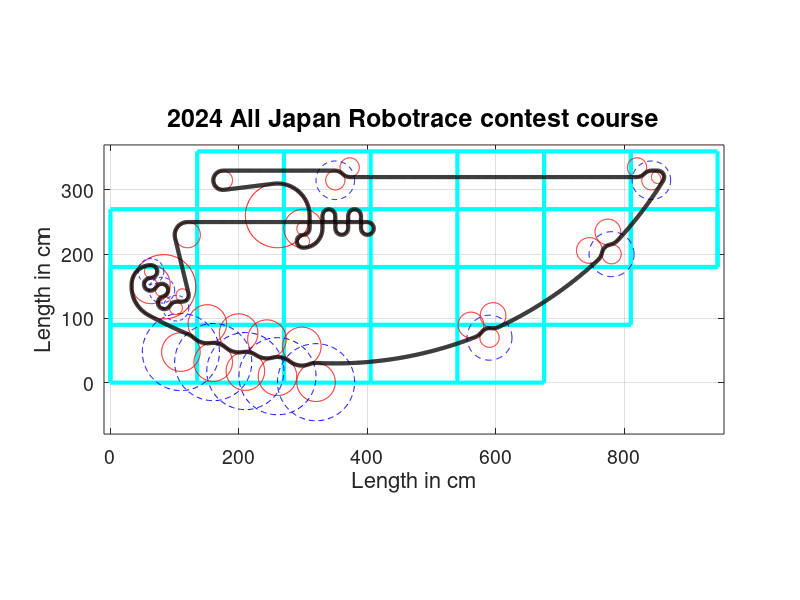

The MATLAB script that drew this image:
% Data structure
% struct xy, radius, angle: if radius=-1, straight line, otherwise circular
% arc, angle specifies where the point is
% unit: cm, resolution: 1cm

% Start to Point(2), Straight Line
Point(1).x = 520; Point(1).y = 320;   Point(1).r = -1; 
Point(2).r = 15;
theta = acos((335-315)/(2*Point(2).r));
Point(2).x = 842-30*sin(theta); Point(2).y = 335; Point(2).ang0 = -pi/2;  Point(2).ang1 = theta-pi/2;  
tempPx0 = Point(1).x;
tempPy0 = Point(1).y;
tempPx1 = Point(2).x+Point(2).r*cos(Point(2).ang0);
tempPy1 = Point(2).y+Point(2).r*sin(Point(2).ang0);
% resolution is 1cm
tPoints = ceil(norm([tempPx0-tempPx1 tempPy0-tempPy1])); 
%Find the length in cm   
xyCourse = [linspace(tempPx0, tempPx1, tPoints)' linspace(tempPy0, tempPy1, tPoints)'];
%Delete last row, the point will be recovered at the next plot 
xyCourse(end,:) = [];	

% Point(2) to Point(3), CCW arc
% resolution is 1cm, total points in theta with radius r would be r*theta,
% and dAngle would be theta/tpoints = theta/ceil(r*theta)
tPoints = ceil(Point(2).r*(Point(2).ang1-Point(2).ang0));
dAngle = (Point(2).ang1-Point(2).ang0)/(tPoints-1); 
angle = (Point(2).ang0):dAngle:Point(2).ang1;
xyCourse = [xyCourse;(Point(2).x+Point(2).r*cos(angle))' (Point(2).y+Point(2).r*sin(angle))'];
xyCourse(end,:) = [];	

% Point(3) to Point(4), CW arc
theta = acos((335-315)/(2*Point(2).r));
Point(3).x = 842; Point(3).y = 315; Point(3).r = 15; Point(3).ang0 = theta+pi/2;  Point(3).ang1 = pi/2;  
tPoints = ceil(Point(3).r*(Point(3).ang0-Point(3).ang1));
dAngle = (Point(3).ang1-Point(3).ang0)/(tPoints-1); 
angle = (Point(3).ang0):dAngle:Point(3).ang1;
xyCourse = [xyCourse;(Point(3).x+Point(3).r*cos(angle))' (Point(3).y+Point(3).r*sin(angle))'];
xyCourse(end,:) = [];	
Point(4).x = Point(3).x + Point(3).r*cos(Point(3).ang1); 
Point(4).y = Point(3).y + Point(3).r*sin(Point(3).ang1); 
Point(4).r = -1;

% Point(4) to Point(5), Straight Line
Point(5).x = 852; Point(5).y = 320;   Point(5).r = 10; Point(5).ang0 = pi/2;
tempPx0 = Point(4).x;
tempPy0 = Point(4).y;
tempPx1 = Point(5).x+Point(5).r*cos(Point(5).ang0);
tempPy1 = Point(5).y+Point(5).r*sin(Point(5).ang0);
% resolution is 1cm
tPoints = ceil(norm([tempPx0-tempPx1 tempPy0-tempPy1])); 
%Find the length in cm   
xyCourse = [xyCourse;linspace(tempPx0, tempPx1, tPoints)' linspace(tempPy0, tempPy1, tPoints)'];
%Delete last row, the point will be recovered at the next plot 
xyCourse(end,:) = [];	

% Point(5) to Point(6), CW arc
Point(6).x = 350; Point(6).y = 630;   Point(6).r = 600;
tempAng1 = atan2(Point(5).y-Point(6).y, Point(5).x-Point(6).x);
Point(5).ang1 = tempAng1;
Point(6).ang0 = tempAng1;
tPoints = ceil(Point(5).r*(Point(5).ang0-Point(5).ang1));
dAngle = (Point(5).ang1-Point(5).ang0)/(tPoints-1); 
angle = (Point(5).ang0):dAngle:Point(5).ang1;
xyCourse = [xyCourse;(Point(5).x+Point(5).r*cos(angle))' (Point(5).y+Point(5).r*sin(angle))'];
xyCourse(end,:) = [];	

% Point(6) to Point(7), CW arc
% resolution is 1cm, total points in theta with radius r would be r*theta,
% and dAngle would be theta/tpoints = theta/ceil(r*theta)
Point(7).r = 20;
Point(8).x = 780; Point(8).y = 200;   Point(8).r = 15;
tempLEN = norm([Point(8).x-Point(6).x Point(8).y-Point(6).y]);
theta = acos((tempLEN^2+(Point(7).r+Point(8).r)^2-580^2)/2/tempLEN/(Point(7).r+Point(8).r));
tempAng1 = atan2(Point(6).y-Point(8).y, Point(6).x-Point(8).x);
Point(8).ang0 = tempAng1 - theta;
Point(7).ang1 = Point(8).ang0 - pi;
Point(8).ang1 = tempAng1 + theta;
Point(7).x = Point(8).x + (Point(7).r+Point(8).r)*cos(Point(8).ang0); 
Point(7).y = Point(8).y + (Point(7).r+Point(8).r)*sin(Point(8).ang0); 
tempAng1 = atan2(Point(7).y-Point(6).y, Point(7).x-Point(6).x);
Point(7).ang0 = tempAng1;
Point(6).ang1 = tempAng1;
Point(9).ang0 = Point(8).ang1 - pi;
Point(9).x = Point(8).x + (Point(7).r+Point(8).r)*cos(Point(8).ang1); 
Point(9).y = Point(8).y + (Point(7).r+Point(8).r)*sin(Point(8).ang1); 
Point(9).r = 20;
tPoints = ceil(Point(6).r*(Point(6).ang0-Point(6).ang1));
dAngle = (Point(6).ang1-Point(6).ang0)/(tPoints-1); 
angle = (Point(6).ang0):dAngle:Point(6).ang1;
xyCourse = [xyCourse;(Point(6).x+Point(6).r*cos(angle))' (Point(6).y+Point(6).r*sin(angle))'];
xyCourse(end,:) = [];	

% Point(7) to Point(8), CW arc
tPoints = ceil(Point(7).r*(Point(7).ang0-Point(7).ang1));
dAngle = (Point(7).ang1-Point(7).ang0)/(tPoints-1); 
angle = (Point(7).ang0):dAngle:Point(7).ang1;
xyCourse = [xyCourse;(Point(7).x+Point(7).r*cos(angle))' (Point(7).y+Point(7).r*sin(angle))'];
xyCourse(end,:) = [];	

% Point(8) to Point(9), CCW arc
tPoints = ceil(Point(8).r*(Point(8).ang1-Point(8).ang0));
dAngle = (Point(8).ang1-Point(8).ang0)/(tPoints-1); 
angle = (Point(8).ang0):dAngle:Point(8).ang1;
xyCourse = [xyCourse;(Point(8).x+Point(8).r*cos(angle))' (Point(8).y+Point(8).r*sin(angle))'];
xyCourse(end,:) = [];	

% Point(9) to Point(10), CW arc
tempAng1 = atan2(Point(9).y-Point(6).y, Point(9).x-Point(6).x);
Point(9).ang1 = tempAng1;
Point(10).ang0= tempAng1;
tPoints = ceil(Point(9).r*(Point(9).ang0-Point(9).ang1));
dAngle = (Point(9).ang1-Point(9).ang0)/(tPoints-1); 
angle = (Point(9).ang0):dAngle:Point(9).ang1;
xyCourse = [xyCourse;(Point(9).x+Point(9).r*cos(angle))' (Point(9).y+Point(9).r*sin(angle))'];
xyCourse(end,:) = [];	

% Point(10) to Point(11), CCW arc
Point(11).r = 20;
Point(12).x = 590; Point(12).y = 70;   Point(12).r = 15;
tempLEN = norm([Point(12).x-Point(6).x Point(12).y-Point(6).y]);
theta = acos((tempLEN^2+(Point(11).r+Point(12).r)^2-580^2)/2/tempLEN/(Point(11).r+Point(12).r));
tempAng1 = atan2(Point(6).y-Point(12).y, Point(6).x-Point(12).x);
Point(12).ang0 = tempAng1 - theta;
Point(11).ang1 = Point(12).ang0 - pi;
Point(12).ang1 = tempAng1 + theta;
Point(11).x = Point(12).x + (Point(11).r+Point(12).r)*cos(Point(12).ang0); 
Point(11).y = Point(12).y + (Point(11).r+Point(12).r)*sin(Point(12).ang0); 
tempAng1 = atan2(Point(11).y-Point(6).y, Point(11).x-Point(6).x);
Point(11).ang0 = tempAng1;
Point(10).ang1 = tempAng1;
Point(13).ang0 = Point(12).ang1 - pi;
Point(13).x = Point(12).x + (Point(11).r+Point(12).r)*cos(Point(12).ang1); 
Point(13).y = Point(12).y + (Point(11).r+Point(12).r)*sin(Point(12).ang1); 
Point(13).r = 20;
Point(10).x = Point(6).x;
Point(10).y = Point(6).y;
Point(10).r = Point(6).r;
tPoints = ceil(Point(10).r*(Point(10).ang0-Point(10).ang1));
dAngle = (Point(10).ang1-Point(10).ang0)/(tPoints-1); 
angle = (Point(10).ang0):dAngle:Point(10).ang1;
xyCourse = [xyCourse;(Point(10).x+Point(10).r*cos(angle))' (Point(10).y+Point(10).r*sin(angle))'];
xyCourse(end,:) = [];	

% Point(11) to Point(12), CW arc
tPoints = ceil(Point(11).r*(Point(11).ang0-Point(11).ang1));
dAngle = (Point(11).ang1-Point(11).ang0)/(tPoints-1); 
angle = (Point(11).ang0):dAngle:Point(11).ang1;
xyCourse = [xyCourse;(Point(11).x+Point(11).r*cos(angle))' (Point(11).y+Point(11).r*sin(angle))'];
xyCourse(end,:) = [];	

% Point(12) to Point(13), CCW arc
tPoints = ceil(Point(12).r*(Point(12).ang1-Point(12).ang0));
dAngle = (Point(12).ang1-Point(12).ang0)/(tPoints-1); 
angle = (Point(12).ang0):dAngle:Point(12).ang1;
xyCourse = [xyCourse;(Point(12).x+Point(12).r*cos(angle))' (Point(12).y+Point(12).r*sin(angle))'];
xyCourse(end,:) = [];	

% Point(13) to Point(14), CW arc
tempAng1 = atan2(Point(13).y-Point(10).y, Point(13).x-Point(10).x);
Point(13).ang1 = tempAng1;
Point(14).ang0 = tempAng1;
tPoints = ceil(Point(13).r*(Point(13).ang0-Point(13).ang1));
dAngle = (Point(13).ang1-Point(13).ang0)/(tPoints-1); 
angle = (Point(13).ang0):dAngle:Point(13).ang1;
xyCourse = [xyCourse;(Point(13).x+Point(13).r*cos(angle))' (Point(13).y+Point(13).r*sin(angle))'];
xyCourse(end,:) = [];	

% Point(14) to Point(15), CW arc
theta = acos((630^2+630^2-30^2)/2/630/630);
Point(14).x = Point(10).x; 
Point(14).y = Point(10).y; 
Point(14).r = 600;
Point(15).x = Point(10).x + 630*cos(-pi/2-theta); 
Point(15).y = Point(10).y + 630*sin(-pi/2-theta); 
Point(15).r = 30;
tempAng1 = atan2(Point(10).y-Point(15).y, Point(10).x-Point(15).x);
Point(14).ang1 = tempAng1-pi;
Point(15).ang0 = tempAng1;
tPoints = ceil(Point(14).r*(Point(14).ang0-Point(14).ang1));
dAngle = (Point(14).ang1-Point(14).ang0)/(tPoints-1); 
angle = (Point(14).ang0):dAngle:Point(14).ang1;
xyCourse = [xyCourse;(Point(14).x+Point(14).r*cos(angle))' (Point(14).y+Point(14).r*sin(angle))'];
xyCourse(end,:) = [];	

% Point(15) to Point(16), CCW arc
Point(17).x = 260; Point(17).y = 10; Point(17).r = 30;
tempLEN = norm([Point(17).x-Point(15).x Point(17).y-Point(15).y]);
theta = acos((60^2+tempLEN^2-60^2)/2/60/tempLEN);
tempAng1 = atan2(Point(17).y-Point(15).y, Point(17).x-Point(15).x);
Point(15).ang1 = tempAng1-theta;
Point(16).x = Point(15).x + 60*cos(Point(15).ang1); 
Point(16).y = Point(15).y + 60*sin(Point(15).ang1); 
Point(16).r = 30;
Point(16).ang0 = Point(15).ang1-pi;
tempAng1 = atan2(Point(17).y-Point(16).y, Point(17).x-Point(16).x);
Point(16).ang1 = tempAng1;
Point(17).ang0 = tempAng1+pi;
tPoints = ceil(Point(15).r*(Point(15).ang1-Point(15).ang0));
dAngle = (Point(15).ang1-Point(15).ang0)/(tPoints-1); 
angle = (Point(15).ang0):dAngle:Point(15).ang1;
xyCourse = [xyCourse;(Point(15).x+Point(15).r*cos(angle))' (Point(15).y+Point(15).r*sin(angle))'];
xyCourse(end,:) = [];	

% Point(16) to Point(17), CW arc
tPoints = ceil(Point(16).r*(Point(16).ang0-Point(16).ang1));
dAngle = (Point(16).ang1-Point(16).ang0)/(tPoints-1); 
angle = (Point(16).ang0):dAngle:Point(16).ang1;
xyCourse = [xyCourse;(Point(16).x+Point(16).r*cos(angle))' (Point(16).y+Point(16).r*sin(angle))'];
xyCourse(end,:) = [];	

% Point(17) to Point(18), CCW arc
Point(19).x = 210; Point(19).y = 18; Point(19).r = 30;
tempLEN = norm([Point(19).x-Point(17).x Point(19).y-Point(17).y]);
theta = acos((60^2+tempLEN^2-60^2)/2/60/tempLEN);
tempAng1 = atan2(Point(19).y-Point(17).y, Point(19).x-Point(17).x);
Point(17).ang1 = tempAng1-theta;
Point(18).x = Point(17).x + 60*cos(Point(17).ang1); 
Point(18).y = Point(17).y + 60*sin(Point(17).ang1); 
Point(18).r = 30;
Point(18).ang0 = Point(17).ang1-pi;
tempAng1 = atan2(Point(19).y-Point(18).y, Point(19).x-Point(18).x);
Point(18).ang1 = tempAng1;
Point(19).ang0 = tempAng1+pi;
tPoints = ceil(Point(17).r*(Point(17).ang1-Point(17).ang0));
dAngle = (Point(17).ang1-Point(17).ang0)/(tPoints-1); 
angle = (Point(17).ang0):dAngle:Point(17).ang1;
xyCourse = [xyCourse;(Point(17).x+Point(17).r*cos(angle))' (Point(17).y+Point(17).r*sin(angle))'];
xyCourse(end,:) = [];	

% Point(18) to Point(19), CW arc
tPoints = ceil(Point(18).r*(Point(18).ang0-Point(18).ang1));
dAngle = (Point(18).ang1-Point(18).ang0)/(tPoints-1); 
angle = (Point(18).ang0):dAngle:Point(18).ang1;
xyCourse = [xyCourse;(Point(18).x+Point(18).r*cos(angle))' (Point(18).y+Point(18).r*sin(angle))'];
xyCourse(end,:) = [];	

% Point(19) to Point(20), CCW arc
Point(21).x = 160; Point(21).y = 32; Point(21).r = 30;
tempLEN = norm([Point(21).x-Point(19).x Point(21).y-Point(19).y]);
theta = acos((60^2+tempLEN^2-60^2)/2/60/tempLEN);
tempAng1 = atan2(Point(21).y-Point(19).y, Point(21).x-Point(19).x);
Point(19).ang1 = tempAng1-theta;
Point(20).x = Point(19).x + 60*cos(Point(19).ang1); 
Point(20).y = Point(19).y + 60*sin(Point(19).ang1); 
Point(20).r = 30;
Point(20).ang0 = Point(19).ang1-pi;
tempAng1 = atan2(Point(21).y-Point(20).y, Point(21).x-Point(20).x);
Point(20).ang1 = tempAng1;
Point(21).ang0 = tempAng1+pi;
tPoints = ceil(Point(19).r*(Point(19).ang1-Point(19).ang0));
dAngle = (Point(19).ang1-Point(19).ang0)/(tPoints-1); 
angle = (Point(19).ang0):dAngle:Point(19).ang1;
xyCourse = [xyCourse;(Point(19).x+Point(19).r*cos(angle))' (Point(19).y+Point(19).r*sin(angle))'];
xyCourse(end,:) = [];	

% Point(20) to Point(21), CW arc
tPoints = ceil(Point(20).r*(Point(20).ang0-Point(20).ang1));
dAngle = (Point(20).ang1-Point(20).ang0)/(tPoints-1); 
angle = (Point(20).ang0):dAngle:Point(20).ang1;
xyCourse = [xyCourse;(Point(20).x+Point(20).r*cos(angle))' (Point(20).y+Point(20).r*sin(angle))'];
xyCourse(end,:) = [];	

% Point(21) to Point(22), CCW arc
tempAng1 = atan2(0-Point(10).y, 90-Point(10).x);
Point(23).x = Point(10).x + 630*cos(tempAng1); 
Point(23).y = Point(10).y + 630*sin(tempAng1); 
Point(23).r = 30;
Point(23).ang1 = tempAng1+pi;
tempLEN = norm([Point(23).x-Point(21).x Point(23).y-Point(21).y]);
theta = acos((60^2+tempLEN^2-60^2)/2/60/tempLEN);
tempAng1 = atan2(Point(23).y-Point(21).y, Point(23).x-Point(21).x);
Point(21).ang1 = tempAng1-theta;
Point(22).x = Point(21).x + 60*cos(Point(21).ang1); 
Point(22).y = Point(21).y + 60*sin(Point(21).ang1); 
Point(22).r = 30;
Point(22).ang0 = Point(21).ang1-pi;
tempAng1 = atan2(Point(23).y-Point(22).y, Point(23).x-Point(22).x);
Point(22).ang1 = tempAng1;
Point(23).ang0 = tempAng1+pi;
tPoints = ceil(Point(21).r*(Point(21).ang1-Point(21).ang0));
dAngle = (Point(21).ang1-Point(21).ang0)/(tPoints-1); 
angle = (Point(21).ang0):dAngle:Point(21).ang1;
xyCourse = [xyCourse;(Point(21).x+Point(21).r*cos(angle))' (Point(21).y+Point(21).r*sin(angle))'];
xyCourse(end,:) = [];	

% Point(22) to Point(23), CW arc
tPoints = ceil(Point(22).r*(Point(22).ang0-Point(22).ang1));
dAngle = (Point(22).ang1-Point(22).ang0)/(tPoints-1); 
angle = (Point(22).ang0):dAngle:Point(22).ang1;
xyCourse = [xyCourse;(Point(22).x+Point(22).r*cos(angle))' (Point(22).y+Point(22).r*sin(angle))'];
xyCourse(end,:) = [];	

% Point(23) to Point(24), CCW arc
tPoints = ceil(Point(23).r*(Point(23).ang1-Point(23).ang0));
dAngle = (Point(23).ang1-Point(23).ang0)/(tPoints-1); 
angle = (Point(23).ang0):dAngle:Point(23).ang1;
xyCourse = [xyCourse;(Point(23).x+Point(23).r*cos(angle))' (Point(23).y+Point(23).r*sin(angle))'];
xyCourse(end,:) = [];
Point(24).x = Point(10).x; 
Point(24).y = Point(10).y; 
Point(24).r = 600;
Point(24).ang0 = Point(23).ang1 - pi;

% Point(24) to Point(25), CW arc
tempAng1 = atan2(144-Point(10).y, 80-Point(10).x);
Point(25).x = Point(10).x + 550*cos(tempAng1); 
Point(25).y = Point(10).y + 550*sin(tempAng1); 
Point(25).r = 50;
Point(25).ang0 = tempAng1;
Point(24).ang1 = tempAng1;
tPoints = ceil(Point(24).r*(Point(24).ang0-Point(24).ang1));
dAngle = (Point(24).ang1-Point(24).ang0)/(tPoints-1); 
angle = (Point(24).ang0):dAngle:Point(24).ang1;
xyCourse = [xyCourse;(Point(24).x+Point(24).r*cos(angle))' (Point(24).y+Point(24).r*sin(angle))'];
xyCourse(end,:) = [];	

% Point(25) to Point(26), CW arc
Point(26).x = 63; Point(26).y = 153; Point(26).r = 30;
tempLEN = norm([Point(25).x-Point(26).x Point(25).y-Point(26).y]);
theta = acos((Point(25).r^2+tempLEN^2-Point(26).r^2)/2/Point(25).r/tempLEN);
tempAng1 = atan2(Point(26).y-Point(25).y, Point(26).x-Point(25).x);
Point(25).ang1 = tempAng1+theta-2*pi;
theta = acos((Point(25).r^2+Point(26).r^2-tempLEN^2)/2/Point(25).r/Point(26).r);
Point(26).ang0 = Point(25).ang1+theta+2*pi;
tPoints = ceil(Point(25).r*(Point(25).ang0-Point(25).ang1));
dAngle = (Point(25).ang1-Point(25).ang0)/(tPoints-1); 
angle = (Point(25).ang0):dAngle:Point(25).ang1;
xyCourse = [xyCourse;(Point(25).x+Point(25).r*cos(angle))' (Point(25).y+Point(25).r*sin(angle))'];
xyCourse(end,:) = [];	

% Point(26) to Point(27), CW arc
Point(27).x = 63; Point(27).y = 173; Point(27).r = 10;
Point(26).ang1 = pi/2;
Point(27).ang0 = Point(26).ang1;
tPoints = ceil(Point(26).r*(Point(26).ang0-Point(26).ang1));
dAngle = (Point(26).ang1-Point(26).ang0)/(tPoints-1); 
angle = (Point(26).ang0):dAngle:Point(26).ang1;
xyCourse = [xyCourse;(Point(26).x+Point(26).r*cos(angle))' (Point(26).y+Point(26).r*sin(angle))'];
xyCourse(end,:) = [];	

% Point(27) to Point(28), CW arc
Point(29).x = 80; Point(29).y = 144; Point(29).r = 10;
tempLEN = norm([Point(29).x-Point(27).x Point(29).y-Point(27).y]);
theta = acos((20^2+tempLEN^2-20^2)/2/20/tempLEN);
tempAng1 = atan2(Point(27).y-Point(29).y, Point(27).x-Point(29).x);
Point(29).ang0 = tempAng1+theta;
Point(28).ang1 = Point(29).ang0+pi;
Point(28).x = Point(29).x + 20*cos(Point(29).ang0); 
Point(28).y = Point(29).y + 20*sin(Point(29).ang0); 
Point(28).r = 10;
tempAng1 = atan2(Point(27).y-Point(28).y, Point(27).x-Point(28).x);
Point(28).ang0 = tempAng1;
%Point(28).x = 63; Point(28).y = 153; Point(28).r = 10;
Point(27).ang1 = tempAng1-pi;
tPoints = ceil(Point(27).r*(Point(27).ang0-Point(27).ang1));
dAngle = (Point(27).ang1-Point(27).ang0)/(tPoints-1); 
angle = (Point(27).ang0):dAngle:Point(27).ang1;
xyCourse = [xyCourse;(Point(27).x+Point(27).r*cos(angle))' (Point(27).y+Point(27).r*sin(angle))'];
xyCourse(end,:) = [];	

% Point(28) to Point(29), CCW arc
tempAng1 = atan2(Point(29).y-Point(28).y, Point(29).x-Point(28).x);
tPoints = ceil(Point(28).r*(Point(28).ang1-Point(28).ang0));
dAngle = (Point(28).ang1-Point(28).ang0)/(tPoints-1); 
angle = (Point(28).ang0):dAngle:Point(28).ang1;
xyCourse = [xyCourse;(Point(28).x+Point(28).r*cos(angle))' (Point(28).y+Point(28).r*sin(angle))'];
xyCourse(end,:) = [];

% Point(29) to Point(30), CW arc
Point(31).x = 102; Point(31).y = 116; Point(31).r = 10;
tempLEN = norm([Point(29).x-Point(31).x Point(29).y-Point(31).y]);
theta = acos((20^2+tempLEN^2-20^2)/2/20/tempLEN);
tempAng1 = atan2(Point(29).y-Point(31).y, Point(29).x-Point(31).x);
Point(31).ang0 = tempAng1+theta;
Point(30).ang1 = Point(31).ang0+pi;
Point(30).x = Point(31).x + 20*cos(Point(31).ang0); 
Point(30).y = Point(31).y + 20*sin(Point(31).ang0); 
Point(30).r = 10;
tempAng1 = atan2(Point(29).y-Point(30).y, Point(29).x-Point(30).x);
Point(30).ang0 = tempAng1;
Point(29).ang1 = tempAng1-pi;
tPoints = ceil(Point(29).r*(Point(29).ang0-Point(29).ang1));
dAngle = (Point(29).ang1-Point(29).ang0)/(tPoints-1); 
angle = (Point(29).ang0):dAngle:Point(29).ang1;
xyCourse = [xyCourse;(Point(29).x+Point(29).r*cos(angle))' (Point(29).y+Point(29).r*sin(angle))'];
xyCourse(end,:) = [];	

% Point(30) to Point(31), CCW arc
tPoints = ceil(Point(30).r*(Point(30).ang1-Point(30).ang0));
dAngle = (Point(30).ang1-Point(30).ang0)/(tPoints-1); 
angle = (Point(30).ang0):dAngle:Point(30).ang1;
xyCourse = [xyCourse;(Point(30).x+Point(30).r*cos(angle))' (Point(30).y+Point(30).r*sin(angle))'];
xyCourse(end,:) = [];

% Point(31) to Point(32), CW arc
Point(31).ang1 = pi/2;
tPoints = ceil(Point(31).r*(Point(31).ang0-Point(31).ang1));
dAngle = (Point(31).ang1-Point(31).ang0)/(tPoints-1); 
angle = (Point(31).ang0):dAngle:Point(31).ang1;
xyCourse = [xyCourse;(Point(31).x+Point(31).r*cos(angle))' (Point(31).y+Point(31).r*sin(angle))'];
xyCourse(end,:) = [];	

% Point(32) to Point(33), Straight Line
Point(32).x = Point(31).x + Point(31).r*cos(Point(31).ang1); 
Point(32).y = Point(31).y + Point(31).r*sin(Point(31).ang1); 
Point(32).r = -1;
Point(33).x = 112; Point(33).y = 136; Point(33).r = 10;
Point(33).ang0 = -pi/2;
tempPx0 = Point(32).x;
tempPy0 = Point(32).y;
tempPx1 = Point(33).x+Point(33).r*cos(Point(33).ang0);
tempPy1 = Point(33).y+Point(33).r*sin(Point(33).ang0);
% resolution is 1cm
tPoints = ceil(norm([tempPx0-tempPx1 tempPy0-tempPy1])); 
%Find the length in cm   
xyCourse = [xyCourse;linspace(tempPx0, tempPx1, tPoints)' linspace(tempPy0, tempPy1, tPoints)'];
%Delete last row, the point will be recovered at the next plot 
xyCourse(end,:) = [];	

% Point(33) to Point(34), CCW arc
Point(35).x = 120; Point(35).y = 230; Point(35).r = 20;
tempLEN = norm([Point(33).x-Point(35).x Point(33).y-Point(35).y]);
theta = acos((Point(33).r+Point(35).r)/tempLEN);
tempAng1 = atan2(Point(35).y-Point(33).y, Point(35).x-Point(33).x);
Point(33).ang1 = tempAng1-theta;
Point(35).ang0 = Point(33).ang1-pi;
tPoints = ceil(Point(33).r*(Point(33).ang1-Point(33).ang0));
dAngle = (Point(33).ang1-Point(33).ang0)/(tPoints-1); 
angle = (Point(33).ang0):dAngle:Point(33).ang1;
xyCourse = [xyCourse;(Point(33).x+Point(33).r*cos(angle))' (Point(33).y+Point(33).r*sin(angle))'];
xyCourse(end,:) = [];

% Point(34) to Point(35), Straight Line
Point(34).x = Point(33).x + Point(33).r*cos(Point(33).ang1); 
Point(34).y = Point(33).y + Point(33).r*sin(Point(33).ang1); 
Point(34).r = -1;
tempPx0 = Point(34).x;
tempPy0 = Point(34).y;
tempPx1 = Point(35).x+Point(35).r*cos(Point(35).ang0);
tempPy1 = Point(35).y+Point(35).r*sin(Point(35).ang0);
% resolution is 1cm
tPoints = ceil(norm([tempPx0-tempPx1 tempPy0-tempPy1])); 
%Find the length in cm   
xyCourse = [xyCourse;linspace(tempPx0, tempPx1, tPoints)' linspace(tempPy0, tempPy1, tPoints)'];
%Delete last row, the point will be recovered at the next plot 
xyCourse(end,:) = [];	

% Point(35) to Point(36), CW arc
Point(35).ang1 = -3*pi/2;
tPoints = ceil(Point(35).r*(Point(35).ang0-Point(35).ang1));
dAngle = (Point(35).ang1-Point(35).ang0)/(tPoints-1); 
angle = (Point(35).ang0):dAngle:Point(35).ang1;
xyCourse = [xyCourse;(Point(35).x+Point(35).r*cos(angle))' (Point(35).y+Point(35).r*sin(angle))'];
xyCourse(end,:) = [];	

% Point(36) to Point(37), Straight Line
Point(37).x = 400; Point(37).y = 240; Point(37).r = 10;
Point(37).ang0 = pi/2;
Point(36).x = Point(35).x + Point(35).r*cos(Point(35).ang1); 
Point(36).y = Point(35).y + Point(35).r*sin(Point(35).ang1); 
Point(36).r = -1;
tempPx0 = Point(36).x;
tempPy0 = Point(36).y;
tempPx1 = Point(37).x+Point(37).r*cos(Point(37).ang0);
tempPy1 = Point(37).y+Point(37).r*sin(Point(37).ang0);
% resolution is 1cm
tPoints = ceil(norm([tempPx0-tempPx1 tempPy0-tempPy1])); 
%Find the length in cm   
xyCourse = [xyCourse;linspace(tempPx0, tempPx1, tPoints)' linspace(tempPy0, tempPy1, tPoints)'];
%Delete last row, the point will be recovered at the next plot 
xyCourse(end,:) = [];	

% Point(37) to Point(38), CW arc
Point(37).ang1 = -pi;
tPoints = ceil(Point(37).r*(Point(37).ang0-Point(37).ang1));
dAngle = (Point(37).ang1-Point(37).ang0)/(tPoints-1); 
angle = (Point(37).ang0):dAngle:Point(37).ang1;
xyCourse = [xyCourse;(Point(37).x+Point(37).r*cos(angle))' (Point(37).y+Point(37).r*sin(angle))'];
xyCourse(end,:) = [];	

% Point(38) to Point(39), Straight Line
Point(39).x = 380; Point(39).y = 260; Point(39).r = 10;
Point(39).ang0 = 0;
Point(38).x = Point(37).x + Point(37).r*cos(Point(37).ang1); 
Point(38).y = Point(37).y + Point(37).r*sin(Point(37).ang1); 
Point(38).r = -1;
tempPx0 = Point(38).x;
tempPy0 = Point(38).y;
tempPx1 = Point(39).x+Point(39).r*cos(Point(39).ang0);
tempPy1 = Point(39).y+Point(39).r*sin(Point(39).ang0);
% resolution is 1cm
tPoints = ceil(norm([tempPx0-tempPx1 tempPy0-tempPy1])); 
%Find the length in cm   
xyCourse = [xyCourse;linspace(tempPx0, tempPx1, tPoints)' linspace(tempPy0, tempPy1, tPoints)'];
%Delete last row, the point will be recovered at the next plot 
xyCourse(end,:) = [];	

% Point(39) to Point(40), CCW arc
Point(39).ang1 = pi;
tPoints = ceil(Point(39).r*(Point(39).ang1-Point(39).ang0));
dAngle = (Point(39).ang1-Point(39).ang0)/(tPoints-1); 
angle = (Point(39).ang0):dAngle:Point(39).ang1;
xyCourse = [xyCourse;(Point(39).x+Point(39).r*cos(angle))' (Point(39).y+Point(39).r*sin(angle))'];
xyCourse(end,:) = [];

% Point(40) to Point(41), Straight Line
Point(41).x = 360; Point(41).y = 240; Point(41).r = 10;
Point(41).ang0 = 0;
Point(40).x = Point(39).x + Point(39).r*cos(Point(39).ang1); 
Point(40).y = Point(39).y + Point(39).r*sin(Point(39).ang1); 
Point(40).r = -1;
tempPx0 = Point(40).x;
tempPy0 = Point(40).y;
tempPx1 = Point(41).x+Point(41).r*cos(Point(41).ang0);
tempPy1 = Point(41).y+Point(41).r*sin(Point(41).ang0);
% resolution is 1cm
tPoints = ceil(norm([tempPx0-tempPx1 tempPy0-tempPy1])); 
%Find the length in cm   
xyCourse = [xyCourse;linspace(tempPx0, tempPx1, tPoints)' linspace(tempPy0, tempPy1, tPoints)'];
%Delete last row, the point will be recovered at the next plot 
xyCourse(end,:) = [];	

% Point(41) to Point(42), CW arc
Point(41).ang1 = -pi;
tPoints = ceil(Point(41).r*(Point(41).ang0-Point(41).ang1));
dAngle = (Point(41).ang1-Point(41).ang0)/(tPoints-1); 
angle = (Point(41).ang0):dAngle:Point(41).ang1;
xyCourse = [xyCourse;(Point(41).x+Point(41).r*cos(angle))' (Point(41).y+Point(41).r*sin(angle))'];
xyCourse(end,:) = [];	

% Point(42) to Point(43), Straight Line
Point(43).x = 340; Point(43).y = 260; Point(43).r = 10;
Point(43).ang0 = 0;
Point(42).x = Point(41).x + Point(41).r*cos(Point(41).ang1); 
Point(42).y = Point(41).y + Point(41).r*sin(Point(41).ang1); 
Point(42).r = -1;
tempPx0 = Point(42).x;
tempPy0 = Point(42).y;
tempPx1 = Point(43).x+Point(43).r*cos(Point(43).ang0);
tempPy1 = Point(43).y+Point(43).r*sin(Point(43).ang0);
% resolution is 1cm
tPoints = ceil(norm([tempPx0-tempPx1 tempPy0-tempPy1])); 
%Find the length in cm   
xyCourse = [xyCourse;linspace(tempPx0, tempPx1, tPoints)' linspace(tempPy0, tempPy1, tPoints)'];
%Delete last row, the point will be recovered at the next plot 
xyCourse(end,:) = [];	

% Point(43) to Point(44), CCW arc
Point(43).ang1 = pi;
tPoints = ceil(Point(43).r*(Point(43).ang1-Point(43).ang0));
dAngle = (Point(43).ang1-Point(43).ang0)/(tPoints-1); 
angle = (Point(43).ang0):dAngle:Point(43).ang1;
xyCourse = [xyCourse;(Point(43).x+Point(43).r*cos(angle))' (Point(43).y+Point(43).r*sin(angle))'];
xyCourse(end,:) = [];

% Point(44) to Point(45), Straight Line
Point(45).x = 300; Point(45).y = 240; Point(45).r = 30;
Point(45).ang0 = 0;
Point(44).x = Point(43).x + Point(43).r*cos(Point(43).ang1); 
Point(44).y = Point(43).y + Point(43).r*sin(Point(43).ang1); 
Point(44).r = -1;
tempPx0 = Point(44).x;
tempPy0 = Point(44).y;
tempPx1 = Point(45).x+Point(45).r*cos(Point(45).ang0);
tempPy1 = Point(45).y+Point(45).r*sin(Point(45).ang0);
% resolution is 1cm
tPoints = ceil(norm([tempPx0-tempPx1 tempPy0-tempPy1])); 
%Find the length in cm   
xyCourse = [xyCourse;linspace(tempPx0, tempPx1, tPoints)' linspace(tempPy0, tempPy1, tPoints)'];
%Delete last row, the point will be recovered at the next plot 
xyCourse(end,:) = [];	

% Point(45) to Point(46), CW arc
Point(45).ang1 = -pi/2;
tPoints = ceil(Point(45).r*(Point(45).ang0-Point(45).ang1));
dAngle = (Point(45).ang1-Point(45).ang0)/(tPoints-1); 
angle = (Point(45).ang0):dAngle:Point(45).ang1;
xyCourse = [xyCourse;(Point(45).x+Point(45).r*cos(angle))' (Point(45).y+Point(45).r*sin(angle))'];
xyCourse(end,:) = [];	

% Point(46) to Point(47), CW arc
Point(46).x = 300; Point(46).y = 220; Point(46).r = 10;
Point(46).ang0 = -pi/2;
Point(46).ang1 = -3*pi/2;
tPoints = ceil(Point(46).r*(Point(46).ang0-Point(46).ang1));
dAngle = (Point(46).ang1-Point(46).ang0)/(tPoints-1); 
angle = (Point(46).ang0):dAngle:Point(46).ang1;
xyCourse = [xyCourse;(Point(46).x+Point(46).r*cos(angle))' (Point(46).y+Point(46).r*sin(angle))'];
xyCourse(end,:) = [];	

% Point(47) to Point(48), CCW arc
Point(47).x = 300; Point(47).y = 240; Point(47).r = 10;
Point(47).ang0 = -pi/2;
Point(47).ang1 = 0;
tPoints = ceil(Point(47).r*(Point(47).ang1-Point(47).ang0));
dAngle = (Point(47).ang1-Point(47).ang0)/(tPoints-1); 
angle = (Point(47).ang0):dAngle:Point(47).ang1;
xyCourse = [xyCourse;(Point(47).x+Point(47).r*cos(angle))' (Point(47).y+Point(47).r*sin(angle))'];
xyCourse(end,:) = [];

% Point(48) to Point(49), Straight Line
Point(49).x = 260; Point(49).y = 260; Point(49).r = 50;
Point(49).ang0 = 0;
Point(48).x = Point(47).x + Point(47).r*cos(Point(47).ang1); 
Point(48).y = Point(47).y + Point(47).r*sin(Point(47).ang1); 
Point(48).r = -1;
tempPx0 = Point(48).x;
tempPy0 = Point(48).y;
tempPx1 = Point(49).x+Point(49).r*cos(Point(49).ang0);
tempPy1 = Point(49).y+Point(49).r*sin(Point(49).ang0);
% resolution is 1cm
tPoints = ceil(norm([tempPx0-tempPx1 tempPy0-tempPy1])); 
%Find the length in cm   
xyCourse = [xyCourse;linspace(tempPx0, tempPx1, tPoints)' linspace(tempPy0, tempPy1, tPoints)'];
%Delete last row, the point will be recovered at the next plot 
xyCourse(end,:) = [];	

% Point(49) to Point(50), CCW arc
Point(51).x = 175; Point(51).y = 315; Point(51).r = 15;
tempLEN = norm([Point(49).x-Point(51).x Point(49).y-Point(51).y]);
theta = acos((Point(49).r+Point(51).r)/tempLEN);
tempAng1 = atan2(Point(51).y-Point(49).y, Point(51).x-Point(49).x);
Point(49).ang1 = tempAng1-theta;
Point(51).ang0 = Point(49).ang1-pi;
tPoints = ceil(Point(49).r*(Point(49).ang1-Point(49).ang0));
dAngle = (Point(49).ang1-Point(49).ang0)/(tPoints-1); 
angle = (Point(49).ang0):dAngle:Point(49).ang1;
xyCourse = [xyCourse;(Point(49).x+Point(49).r*cos(angle))' (Point(49).y+Point(49).r*sin(angle))'];
xyCourse(end,:) = [];

% Point(50) to Point(51), Straight Line
Point(50).x = Point(49).x + Point(49).r*cos(Point(49).ang1); 
Point(50).y = Point(49).y + Point(49).r*sin(Point(49).ang1); 
Point(50).r = -1;
tempPx0 = Point(50).x;
tempPy0 = Point(50).y;
tempPx1 = Point(51).x+Point(51).r*cos(Point(51).ang0);
tempPy1 = Point(51).y+Point(51).r*sin(Point(51).ang0);
% resolution is 1cm
tPoints = ceil(norm([tempPx0-tempPx1 tempPy0-tempPy1])); 
%Find the length in cm   
xyCourse = [xyCourse;linspace(tempPx0, tempPx1, tPoints)' linspace(tempPy0, tempPy1, tPoints)'];
%Delete last row, the point will be recovered at the next plot 
xyCourse(end,:) = [];	

% Point(51) to Point(52), CW arc
Point(51).ang1 = -3*pi/2;
tPoints = ceil(Point(51).r*(Point(51).ang0-Point(51).ang1));
dAngle = (Point(51).ang1-Point(51).ang0)/(tPoints-1); 
angle = (Point(51).ang0):dAngle:Point(51).ang1;
xyCourse = [xyCourse;(Point(51).x+Point(51).r*cos(angle))' (Point(51).y+Point(51).r*sin(angle))'];
xyCourse(end,:) = [];	

% Point(52) to Point(53), Straight Line
Point(53).x = 350; Point(53).y = 315; Point(53).r = 15;
Point(52).x = Point(51).x + Point(51).r*cos(Point(51).ang1); 
Point(52).y = Point(51).y + Point(51).r*sin(Point(51).ang1); 
Point(52).r = -1;
Point(53).ang0 = pi/2;
tempPx0 = Point(52).x;
tempPy0 = Point(52).y;
tempPx1 = Point(53).x+Point(53).r*cos(Point(53).ang0);
tempPy1 = Point(53).y+Point(53).r*sin(Point(53).ang0);
% resolution is 1cm
tPoints = ceil(norm([tempPx0-tempPx1 tempPy0-tempPy1])); 
%Find the length in cm   
xyCourse = [xyCourse;linspace(tempPx0, tempPx1, tPoints)' linspace(tempPy0, tempPy1, tPoints)'];
%Delete last row, the point will be recovered at the next plot 
xyCourse(end,:) = [];	

% Point(53) to Point(54), CW arc
theta = asin(20/30);
Point(53).ang1 = theta;
Point(54).ang0 = theta-pi;
tPoints = ceil(Point(53).r*(Point(53).ang0-Point(53).ang1));
dAngle = (Point(53).ang1-Point(53).ang0)/(tPoints-1); 
angle = (Point(53).ang0):dAngle:Point(53).ang1;
xyCourse = [xyCourse;(Point(53).x+Point(53).r*cos(angle))' (Point(53).y+Point(53).r*sin(angle))'];
xyCourse(end,:) = [];	

% Point(54) to Point(55), CCW arc
Point(54).x = Point(53).x + 30*cos(Point(53).ang1); 
Point(54).y = Point(53).y + 30*sin(Point(53).ang1); 
Point(54).r = 15;
Point(54).ang1 = -pi/2;
tPoints = ceil(Point(54).r*(Point(54).ang1-Point(54).ang0));
dAngle = (Point(54).ang1-Point(54).ang0)/(tPoints-1); 
angle = (Point(54).ang0):dAngle:Point(54).ang1;
xyCourse = [xyCourse;(Point(54).x+Point(54).r*cos(angle))' (Point(54).y+Point(54).r*sin(angle))'];
xyCourse(end,:) = [];

% Point(55) to Point(56), Straight Line
Point(56).x = 420; Point(56).y = 320; Point(56).r = -1;
Point(55).x = Point(54).x + Point(54).r*cos(Point(54).ang1); 
Point(55).y = Point(54).y + Point(54).r*sin(Point(54).ang1); 
Point(55).r = -1;
tempPx0 = Point(55).x;
tempPy0 = Point(55).y;
tempPx1 = Point(56).x;
tempPy1 = Point(56).y;
% resolution is 1cm
tPoints = ceil(norm([tempPx0-tempPx1 tempPy0-tempPy1])); 
%Find the length in cm   
xyCourse = [xyCourse;linspace(tempPx0, tempPx1, tPoints)' linspace(tempPy0, tempPy1, tPoints)'];
%Delete last row, the point will be recovered at the next plot 
xyCourse(end,:) = [];	

% Point(56) to Point(1), Straight Line
tempPx0 = Point(56).x;
tempPy0 = Point(56).y;
tempPx1 = Point(1).x;
tempPy1 = Point(1).y;
% resolution is 1cm
tPoints = ceil(norm([tempPx0-tempPx1 tempPy0-tempPy1])); 
%Find the length in cm   
xyCourse = [xyCourse;linspace(tempPx0, tempPx1, tPoints)' linspace(tempPy0, tempPy1, tPoints)'];
%Delete last row, the point will be recovered at the next plot 
%xyCourse(end,:) = [];	

% plot the course
f = figure(1);
%set(f, 'Position',[0 100 1600 800]);
set(f, 'color', 'white');
set(f, 'Units', 'Normalized', 'OuterPosition', [0, 0.04, 0.9, 0.8]);

plot([0 135 135 0 0], [0 0 270 270 0], 'c', 'LineWidth',3); hold;
plot([0 810 810 0 0], [90 90 180 180 0], 'c', 'LineWidth',3);
plot([135 945 945 135 135], [270 270 360 360 270], 'c', 'LineWidth',3);
plot([945 945 810 810], [270 180 180 360], 'c', 'LineWidth',3);
plot([945 945 810 810], [270 180 180 360], 'c', 'LineWidth',3);
plot([135 270 270], [0 0 360], 'c', 'LineWidth',3);
plot([270 405 405], [0 0 360], 'c', 'LineWidth',3);
plot([405 540 540], [0 0 360], 'c', 'LineWidth',3);
plot([540 675 675], [0 0 360], 'c', 'LineWidth',3);

theta = 0:pi/100:2*pi;
plot(Point(2).x+Point(2).r*cos(theta), Point(2).y+Point(2).r*sin(theta), 'r'); 
plot(Point(3).x+Point(3).r*cos(theta), Point(3).y+Point(3).r*sin(theta), 'r');
plot(Point(3).x+30*cos(theta), Point(3).y+30*sin(theta), 'b--');
plot(Point(5).x+Point(5).r*cos(theta), Point(5).y+Point(5).r*sin(theta), 'r');
plot(Point(7).x+Point(7).r*cos(theta), Point(7).y+Point(7).r*sin(theta), 'r');
plot(Point(8).x+Point(8).r*cos(theta), Point(8).y+Point(8).r*sin(theta), 'r');
plot(Point(8).x+35*cos(theta), Point(8).y+35*sin(theta), 'b--');
plot(Point(9).x+Point(9).r*cos(theta), Point(9).y+Point(9).r*sin(theta), 'r');
plot(Point(11).x+Point(11).r*cos(theta), Point(11).y+Point(11).r*sin(theta), 'r');
plot(Point(12).x+Point(12).r*cos(theta), Point(12).y+Point(12).r*sin(theta), 'r');
plot(Point(12).x+35*cos(theta), Point(12).y+35*sin(theta), 'b--');
plot(Point(13).x+Point(13).r*cos(theta), Point(13).y+Point(13).r*sin(theta), 'r');
plot(Point(15).x+Point(15).r*cos(theta), Point(15).y+Point(15).r*sin(theta), 'r');
plot(Point(15).x+2*Point(15).r*cos(theta), Point(15).y+2*Point(15).r*sin(theta), 'b--');
plot(Point(16).x+Point(16).r*cos(theta), Point(16).y+Point(16).r*sin(theta), 'r');
plot(Point(17).x+Point(17).r*cos(theta), Point(17).y+Point(17).r*sin(theta), 'r');
plot(Point(17).x+2*Point(17).r*cos(theta), Point(17).y+2*Point(17).r*sin(theta), 'b--');
plot(Point(18).x+Point(18).r*cos(theta), Point(18).y+Point(18).r*sin(theta), 'r');
plot(Point(19).x+Point(19).r*cos(theta), Point(19).y+Point(19).r*sin(theta), 'r');
plot(Point(19).x+2*Point(19).r*cos(theta), Point(19).y+2*Point(19).r*sin(theta), 'b--');
plot(Point(20).x+Point(20).r*cos(theta), Point(20).y+Point(20).r*sin(theta), 'r');
plot(Point(21).x+Point(21).r*cos(theta), Point(21).y+Point(21).r*sin(theta), 'r');
plot(Point(21).x+2*Point(21).r*cos(theta), Point(21).y+2*Point(21).r*sin(theta), 'b--');
plot(Point(22).x+Point(22).r*cos(theta), Point(22).y+Point(22).r*sin(theta), 'r');
plot(Point(23).x+Point(23).r*cos(theta), Point(23).y+Point(23).r*sin(theta), 'r');
plot(Point(23).x+2*Point(23).r*cos(theta), Point(23).y+2*Point(23).r*sin(theta), 'b--');
plot(Point(25).x+Point(25).r*cos(theta), Point(25).y+Point(25).r*sin(theta), 'r');
plot(Point(26).x+Point(26).r*cos(theta), Point(26).y+Point(26).r*sin(theta), 'r');
plot(Point(27).x+Point(27).r*cos(theta), Point(27).y+Point(27).r*sin(theta), 'r');
plot(Point(27).x+2*Point(27).r*cos(theta), Point(27).y+2*Point(27).r*sin(theta), 'b--');
plot(Point(28).x+Point(28).r*cos(theta), Point(28).y+Point(28).r*sin(theta), 'r');
plot(Point(29).x+Point(29).r*cos(theta), Point(29).y+Point(29).r*sin(theta), 'r');
plot(Point(29).x+2*Point(29).r*cos(theta), Point(29).y+2*Point(29).r*sin(theta), 'b--');
plot(Point(30).x+Point(30).r*cos(theta), Point(30).y+Point(30).r*sin(theta), 'r');
plot(Point(31).x+Point(31).r*cos(theta), Point(31).y+Point(31).r*sin(theta), 'r');
plot(Point(31).x+2*Point(31).r*cos(theta), Point(31).y+2*Point(31).r*sin(theta), 'b--');
plot(Point(33).x+Point(33).r*cos(theta), Point(33).y+Point(33).r*sin(theta), 'r');
plot(Point(35).x+Point(35).r*cos(theta), Point(35).y+Point(35).r*sin(theta), 'r');
plot(Point(37).x+Point(37).r*cos(theta), Point(37).y+Point(37).r*sin(theta), 'r');
plot(Point(39).x+Point(39).r*cos(theta), Point(39).y+Point(39).r*sin(theta), 'r');
plot(Point(41).x+Point(41).r*cos(theta), Point(41).y+Point(41).r*sin(theta), 'r');
plot(Point(43).x+Point(43).r*cos(theta), Point(43).y+Point(43).r*sin(theta), 'r');
plot(Point(45).x+Point(45).r*cos(theta), Point(45).y+Point(45).r*sin(theta), 'r');
plot(Point(46).x+Point(46).r*cos(theta), Point(46).y+Point(46).r*sin(theta), 'r');
plot(Point(47).x+Point(47).r*cos(theta), Point(47).y+Point(47).r*sin(theta), 'r');
plot(Point(49).x+Point(49).r*cos(theta), Point(49).y+Point(49).r*sin(theta), 'r');
plot(Point(51).x+Point(51).r*cos(theta), Point(51).y+Point(51).r*sin(theta), 'r');
plot(Point(53).x+Point(53).r*cos(theta), Point(53).y+Point(53).r*sin(theta), 'r');
plot(Point(53).x+2*Point(53).r*cos(theta), Point(53).y+2*Point(53).r*sin(theta), 'b--');
plot(Point(54).x+Point(54).r*cos(theta), Point(54).y+Point(54).r*sin(theta), 'r');

plot(xyCourse(:,1), xyCourse(:,2),'k', 'LineWidth',3);hold;
axis([-10 955 -80 370]); grid;
set(gca,'DataAspectRatio',[1 1 1]);
set(gca,'FontSize',14);
title('2024 All Japan Robotrace contest course', 'fontsize',18);
xlabel('Length in cm', 'fontsize',16);
ylabel('Length in cm', 'fontsize',16);